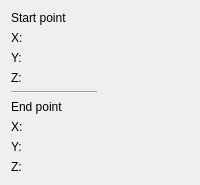
     <widget class="QWidget" name="page12_edge">
      <layout class="QGridLayout" name="gridLayout_6">
       <item row="0" column="0">
        <layout class="QGridLayout" name="gridLayout_5">
         <item row="1" column="0">
          <widget class="QLabel" name="X1">
           <property name="text">
            <string>X:</string>
           </property>
           <property name="alignment">
            <set>Qt::AlignLeading|Qt::AlignLeft|Qt::AlignVCenter</set>
           </property>
          </widget>
         </item>
         <item row="2" column="0">
          <widget class="QLabel" name="Y1">
           <property name="text">
            <string>Y:</string>
           </property>
           <property name="alignment">
            <set>Qt::AlignLeading|Qt::AlignLeft|Qt::AlignVCenter</set>
           </property>
          </widget>
         </item>
         <item row="3" column="0">
          <widget class="QLabel" name="Z1">
           <property name="text">
            <string>Z:</string>
           </property>
           <property name="alignment">
            <set>Qt::AlignLeading|Qt::AlignLeft|Qt::AlignVCenter</set>
           </property>
          </widget>
         </item>
         <item row="4" column="0">
          <widget class="Line" name="line_6">
           <property name="orientation">
            <enum>Qt::Horizontal</enum>
           </property>
          </widget>
         </item>
         <item row="5" column="0">
          <widget class="QLabel" name="Finish_Vertex">
           <property name="text">
            <string>End point</string>
           </property>
           <property name="alignment">
            <set>Qt::AlignLeading|Qt::AlignLeft|Qt::AlignVCenter</set>
           </property>
          </widget>
         </item>
         <item row="0" column="0">
          <widget class="QLabel" name="Start_Vertex">
           <property name="text">
            <string>Start point</string>
           </property>
          </widget>
         </item>
         <item row="6" column="0">
          <widget class="QLabel" name="X2">
           <property name="text">
            <string>X:</string>
           </property>
           <property name="alignment">
            <set>Qt::AlignLeading|Qt::AlignLeft|Qt::AlignVCenter</set>
           </property>
          </widget>
         </item>
         <item row="7" column="0">
          <widget class="QLabel" name="Y2">
           <property name="text">
            <string>Y:</string>
           </property>
           <property name="alignment">
            <set>Qt::AlignLeading|Qt::AlignLeft|Qt::AlignVCenter</set>
           </property>
          </widget>
         </item>
         <item row="8" column="0">
          <widget class="QLabel" name="Z2">
           <property name="text">
            <string>Z:</string>
           </property>
           <property name="alignment">
            <set>Qt::AlignLeading|Qt::AlignLeft|Qt::AlignVCenter</set>
           </property>
          </widget>
         </item>
         <item row="1" column="1">
          <widget class="Gui::QuantitySpinBox" name="edgeX1" native="true">
           <property name="unit" stdset="0">
            <string notr="true">mm</string>
           </property>
           <property name="value" stdset="0">
            <double>0.000000000000000</double>
           </property>
          </widget>
         </item>
         <item row="2" column="1">
          <widget class="Gui::QuantitySpinBox" name="edgeY1" native="true">
           <property name="unit" stdset="0">
            <string notr="true">mm</string>
           </property>
           <property name="value" stdset="0">
            <double>0.000000000000000</double>
           </property>
          </widget>
         </item>
         <item row="3" column="1">
          <widget class="Gui::QuantitySpinBox" name="edgeZ1" native="true">
           <property name="unit" stdset="0">
            <string notr="true">mm</string>
           </property>
           <property name="value" stdset="0">
            <double>0.000000000000000</double>
           </property>
          </widget>
         </item>
         <item row="6" column="1">
          <widget class="Gui::QuantitySpinBox" name="edgeX2" native="true">
           <property name="unit" stdset="0">
            <string notr="true">mm</string>
           </property>
           <property name="value" stdset="0">
            <double>10.000000000000000</double>
           </property>
          </widget>
         </item>
         <item row="7" column="1">
          <widget class="Gui::QuantitySpinBox" name="edgeY2" native="true">
           <property name="unit" stdset="0">
            <string notr="true">mm</string>
           </property>
           <property name="value" stdset="0">
            <double>10.000000000000000</double>
           </property>
          </widget>
         </item>
         <item row="8" column="1">
          <widget class="Gui::QuantitySpinBox" name="edgeZ2" native="true">
           <property name="unit" stdset="0">
            <string notr="true">mm</string>
           </property>
           <property name="value" stdset="0">
            <double>10.000000000000000</double>
           </property>
          </widget>
         </item>
        </layout>
       </item>
       <item row="1" column="0">
        <spacer name="verticalSpacer_4">
         <property name="orientation">
          <enum>Qt::Vertical</enum>
         </property>
         <property name="sizeHint" stdset="0">
          <size>
           <width>0</width>
           <height>0</height>
          </size>
         </property>
        </spacer>
       </item>
      </layout>
     </widget>
